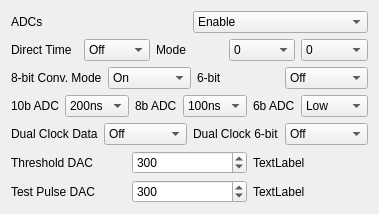
    <widget class="QWidget" name="layoutWidget">
     <property name="geometry">
      <rect>
       <x>10</x>
       <y>280</y>
       <width>361</width>
       <height>211</height>
      </rect>
     </property>
     <layout class="QVBoxLayout" name="verticalLayout_2">
      <item>
       <layout class="QHBoxLayout" name="horizontalLayout_14">
        <item>
         <widget class="QLabel" name="spdcLabel">
          <property name="font">
           <font>
            <family>Arial</family>
            <pointsize>9</pointsize>
           </font>
          </property>
          <property name="text">
           <string>ADCs</string>
          </property>
         </widget>
        </item>
        <item>
         <widget class="QComboBox" name="spdc">
          <property name="font">
           <font>
            <family>Arial</family>
            <pointsize>9</pointsize>
           </font>
          </property>
          <property name="currentIndex">
           <number>1</number>
          </property>
          <item>
           <property name="text">
            <string>Disable</string>
           </property>
          </item>
          <item>
           <property name="text">
            <string>Enable</string>
           </property>
          </item>
         </widget>
        </item>
       </layout>
      </item>
      <item>
       <layout class="QHBoxLayout" name="horizontalLayout_10">
        <item>
         <widget class="QLabel" name="stttLabel">
          <property name="font">
           <font>
            <family>Arial</family>
            <pointsize>9</pointsize>
           </font>
          </property>
          <property name="text">
           <string>Direct Time</string>
          </property>
         </widget>
        </item>
        <item>
         <widget class="QComboBox" name="sttt">
          <property name="font">
           <font>
            <family>Arial</family>
            <pointsize>9</pointsize>
           </font>
          </property>
          <item>
           <property name="text">
            <string>Off</string>
           </property>
          </item>
          <item>
           <property name="text">
            <string>On</string>
           </property>
          </item>
         </widget>
        </item>
        <item>
         <widget class="QLabel" name="stotLabel">
          <property name="font">
           <font>
            <family>Arial</family>
            <pointsize>9</pointsize>
           </font>
          </property>
          <property name="text">
           <string>Mode</string>
          </property>
         </widget>
        </item>
        <item>
         <widget class="QComboBox" name="stpp">
          <property name="font">
           <font>
            <family>Arial</family>
            <pointsize>9</pointsize>
           </font>
          </property>
          <item>
           <property name="text">
            <string>0</string>
           </property>
          </item>
          <item>
           <property name="text">
            <string>1</string>
           </property>
          </item>
         </widget>
        </item>
        <item>
         <widget class="QComboBox" name="stot">
          <property name="font">
           <font>
            <family>Arial</family>
            <pointsize>9</pointsize>
           </font>
          </property>
          <item>
           <property name="text">
            <string>0</string>
           </property>
          </item>
          <item>
           <property name="text">
            <string>1</string>
           </property>
          </item>
         </widget>
        </item>
       </layout>
      </item>
      <item>
       <layout class="QHBoxLayout" name="horizontalLayout_11">
        <item>
         <widget class="QLabel" name="s8bLabel">
          <property name="font">
           <font>
            <family>Arial</family>
            <pointsize>9</pointsize>
           </font>
          </property>
          <property name="text">
           <string>8-bit Conv. Mode</string>
          </property>
         </widget>
        </item>
        <item>
         <widget class="QComboBox" name="s8b">
          <property name="font">
           <font>
            <family>Arial</family>
            <pointsize>9</pointsize>
           </font>
          </property>
          <property name="currentIndex">
           <number>1</number>
          </property>
          <item>
           <property name="text">
            <string>Off</string>
           </property>
          </item>
          <item>
           <property name="text">
            <string>On</string>
           </property>
          </item>
         </widget>
        </item>
        <item>
         <widget class="QLabel" name="s6bLabel">
          <property name="font">
           <font>
            <family>Arial</family>
            <pointsize>9</pointsize>
           </font>
          </property>
          <property name="text">
           <string>6-bit</string>
          </property>
         </widget>
        </item>
        <item>
         <widget class="QComboBox" name="s6b">
          <property name="font">
           <font>
            <family>Arial</family>
            <pointsize>9</pointsize>
           </font>
          </property>
          <item>
           <property name="text">
            <string>Off</string>
           </property>
          </item>
          <item>
           <property name="text">
            <string>On</string>
           </property>
          </item>
         </widget>
        </item>
       </layout>
      </item>
      <item>
       <layout class="QHBoxLayout" name="horizontalLayout_12">
        <item>
         <widget class="QLabel" name="sc010bLabel">
          <property name="font">
           <font>
            <family>Arial</family>
            <pointsize>9</pointsize>
           </font>
          </property>
          <property name="text">
           <string>10b ADC</string>
          </property>
         </widget>
        </item>
        <item>
         <widget class="QComboBox" name="sc010b">
          <property name="font">
           <font>
            <family>Arial</family>
            <pointsize>9</pointsize>
           </font>
          </property>
          <item>
           <property name="text">
            <string>200ns</string>
           </property>
          </item>
          <item>
           <property name="text">
            <string>+60ns</string>
           </property>
          </item>
         </widget>
        </item>
        <item>
         <widget class="QLabel" name="sc08bLabel">
          <property name="font">
           <font>
            <family>Arial</family>
            <pointsize>9</pointsize>
           </font>
          </property>
          <property name="text">
           <string>8b ADC</string>
          </property>
         </widget>
        </item>
        <item>
         <widget class="QComboBox" name="sc08b">
          <property name="font">
           <font>
            <family>Arial</family>
            <pointsize>9</pointsize>
           </font>
          </property>
          <item>
           <property name="text">
            <string>100ns</string>
           </property>
          </item>
          <item>
           <property name="text">
            <string>+60ns</string>
           </property>
          </item>
         </widget>
        </item>
        <item>
         <widget class="QLabel" name="sc06bLabel">
          <property name="font">
           <font>
            <family>Arial</family>
            <pointsize>9</pointsize>
           </font>
          </property>
          <property name="text">
           <string>6b ADC</string>
          </property>
         </widget>
        </item>
        <item>
         <widget class="QComboBox" name="sc06b">
          <property name="font">
           <font>
            <family>Arial</family>
            <pointsize>9</pointsize>
           </font>
          </property>
          <item>
           <property name="text">
            <string>Low</string>
           </property>
          </item>
          <item>
           <property name="text">
            <string>Middle</string>
           </property>
          </item>
          <item>
           <property name="text">
            <string>Up</string>
           </property>
          </item>
         </widget>
        </item>
       </layout>
      </item>
      <item>
       <layout class="QHBoxLayout" name="horizontalLayout_13">
        <item>
         <widget class="QLabel" name="sdcksLabel">
          <property name="font">
           <font>
            <family>Arial</family>
            <pointsize>9</pointsize>
           </font>
          </property>
          <property name="text">
           <string>Dual Clock Data</string>
          </property>
         </widget>
        </item>
        <item>
         <widget class="QComboBox" name="sdcks">
          <property name="font">
           <font>
            <family>Arial</family>
            <pointsize>9</pointsize>
           </font>
          </property>
          <property name="currentIndex">
           <number>0</number>
          </property>
          <item>
           <property name="text">
            <string>Off</string>
           </property>
          </item>
          <item>
           <property name="text">
            <string>On</string>
           </property>
          </item>
         </widget>
        </item>
        <item>
         <widget class="QLabel" name="sdck6bLabel">
          <property name="font">
           <font>
            <family>Arial</family>
            <pointsize>9</pointsize>
           </font>
          </property>
          <property name="text">
           <string>Dual Clock 6-bit</string>
          </property>
         </widget>
        </item>
        <item>
         <widget class="QComboBox" name="sdck6b">
          <property name="font">
           <font>
            <family>Arial</family>
            <pointsize>9</pointsize>
           </font>
          </property>
          <property name="currentIndex">
           <number>0</number>
          </property>
          <item>
           <property name="text">
            <string>Off</string>
           </property>
          </item>
          <item>
           <property name="text">
            <string>On</string>
           </property>
          </item>
         </widget>
        </item>
       </layout>
      </item>
      <item>
       <layout class="QHBoxLayout" name="horizontalLayout_16">
        <item>
         <widget class="QLabel" name="sdtLabel">
          <property name="font">
           <font>
            <family>Arial</family>
            <pointsize>9</pointsize>
           </font>
          </property>
          <property name="text">
           <string>Threshold DAC</string>
          </property>
         </widget>
        </item>
        <item>
         <widget class="QSpinBox" name="sdt">
          <property name="font">
           <font>
            <family>Arial</family>
            <pointsize>9</pointsize>
           </font>
          </property>
          <property name="maximum">
           <number>1023</number>
          </property>
          <property name="value">
           <number>300</number>
          </property>
         </widget>
        </item>
        <item>
         <widget class="QLabel" name="dacmvLabel">
          <property name="font">
           <font>
            <pointsize>9</pointsize>
           </font>
          </property>
          <property name="text">
           <string>TextLabel</string>
          </property>
         </widget>
        </item>
       </layout>
      </item>
      <item>
       <layout class="QHBoxLayout" name="horizontalLayout_15">
        <item>
         <widget class="QLabel" name="sdpLabel_2">
          <property name="font">
           <font>
            <family>Arial</family>
            <pointsize>9</pointsize>
           </font>
          </property>
          <property name="text">
           <string>Test Pulse DAC</string>
          </property>
         </widget>
        </item>
        <item>
         <widget class="QSpinBox" name="sdp_2">
          <property name="font">
           <font>
            <family>Arial</family>
            <pointsize>9</pointsize>
           </font>
          </property>
          <property name="maximum">
           <number>1023</number>
          </property>
          <property name="value">
           <number>300</number>
          </property>
         </widget>
        </item>
        <item>
         <widget class="QLabel" name="dacmvLabel_TP">
          <property name="font">
           <font>
            <pointsize>9</pointsize>
           </font>
          </property>
          <property name="text">
           <string>TextLabel</string>
          </property>
         </widget>
        </item>
       </layout>
      </item>
     </layout>
    </widget>
